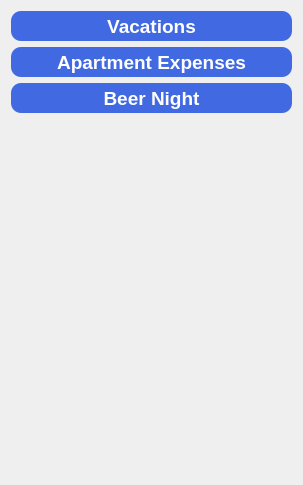
          <widget class="QWidget" name="scrollAreaWidgetContents">
           <property name="geometry">
            <rect>
             <x>0</x>
             <y>0</y>
             <width>303</width>
             <height>485</height>
            </rect>
           </property>
           <property name="accessibleName">
            <string/>
           </property>
           <property name="layoutDirection">
            <enum>Qt::LayoutDirection::LeftToRight</enum>
           </property>
           <property name="styleSheet">
            <string notr="true">QScrollArea { border: none; }</string>
           </property>
           <layout class="QVBoxLayout" name="verticalLayout_6">
            <item>
             <widget class="QPushButton" name="pushButton_3">
              <property name="minimumSize">
               <size>
                <width>100</width>
                <height>30</height>
               </size>
              </property>
              <property name="maximumSize">
               <size>
                <width>16777215</width>
                <height>30</height>
               </size>
              </property>
              <property name="styleSheet">
               <string notr="true">QPushButton {
    min-width: 100px;
    min-height: 30px;
    max-height: 30px;
    background-color: #4169E1;    /* Royal Blue - jaśniejszy odcień */
    border-radius: 10px;
    color: white;
    font-size: 14pt;
    font-weight: bold;
}

QPushButton:checked {
    min-width: 90px;              /* mniejszy rozmiar gdy aktywny */
    max-width: 90px;
    min-height: 90px;
    max-height: 90px;
    background-color: #1e3c8c;    /* ciemniejszy odcień niebieskiego */
    border-radius: 18px;          /* proporcjonalnie mniejszy radius */
    font-size: 12pt;              /* mniejsza czcionka */
}

QPushButton:hover {
    background-color: #5a7ee5;    /* jaśniejszy przy hover */
}

QPushButton:pressed {
    background-color: #0d1b3f;    /* najciemniejszy przy wciśnięciu */
}</string>
              </property>
              <property name="text">
               <string>Vacations</string>
              </property>
             </widget>
            </item>
            <item>
             <widget class="QPushButton" name="pushButton_4">
              <property name="minimumSize">
               <size>
                <width>100</width>
                <height>30</height>
               </size>
              </property>
              <property name="maximumSize">
               <size>
                <width>16777215</width>
                <height>30</height>
               </size>
              </property>
              <property name="styleSheet">
               <string notr="true">QPushButton {
    min-width: 100px;
    min-height: 30px;
    max-height: 30px;
    background-color: #4169E1;    /* Royal Blue - jaśniejszy odcień */
    border-radius: 10px;
    color: white;
    font-size: 14pt;
    font-weight: bold;
}

QPushButton:checked {
    min-width: 90px;              /* mniejszy rozmiar gdy aktywny */
    max-width: 90px;
    min-height: 90px;
    max-height: 90px;
    background-color: #1e3c8c;    /* ciemniejszy odcień niebieskiego */
    border-radius: 18px;          /* proporcjonalnie mniejszy radius */
    font-size: 12pt;              /* mniejsza czcionka */
}

QPushButton:hover {
    background-color: #5a7ee5;    /* jaśniejszy przy hover */
}

QPushButton:pressed {
    background-color: #0d1b3f;    /* najciemniejszy przy wciśnięciu */
}</string>
              </property>
              <property name="text">
               <string>Apartment Expenses</string>
              </property>
             </widget>
            </item>
            <item>
             <widget class="QPushButton" name="pushButton_2">
              <property name="minimumSize">
               <size>
                <width>100</width>
                <height>30</height>
               </size>
              </property>
              <property name="maximumSize">
               <size>
                <width>16777215</width>
                <height>30</height>
               </size>
              </property>
              <property name="styleSheet">
               <string notr="true">QPushButton {
    min-width: 100px;
    min-height: 30px;
    max-height: 30px;
    background-color: #4169E1;    /* Royal Blue - jaśniejszy odcień */
    border-radius: 10px;
    color: white;
    font-size: 14pt;
    font-weight: bold;
}

QPushButton:checked {
    min-width: 90px;              /* mniejszy rozmiar gdy aktywny */
    max-width: 90px;
    min-height: 90px;
    max-height: 90px;
    background-color: #1e3c8c;    /* ciemniejszy odcień niebieskiego */
    border-radius: 18px;          /* proporcjonalnie mniejszy radius */
    font-size: 12pt;              /* mniejsza czcionka */
}

QPushButton:hover {
    background-color: #5a7ee5;    /* jaśniejszy przy hover */
}

QPushButton:pressed {
    background-color: #0d1b3f;    /* najciemniejszy przy wciśnięciu */
}</string>
              </property>
              <property name="text">
               <string>Beer Night</string>
              </property>
             </widget>
            </item>
            <item>
             <spacer name="verticalSpacer">
              <property name="orientation">
               <enum>Qt::Orientation::Vertical</enum>
              </property>
              <property name="sizeHint" stdset="0">
               <size>
                <width>20</width>
                <height>40</height>
               </size>
              </property>
             </spacer>
            </item>
           </layout>
          </widget>
